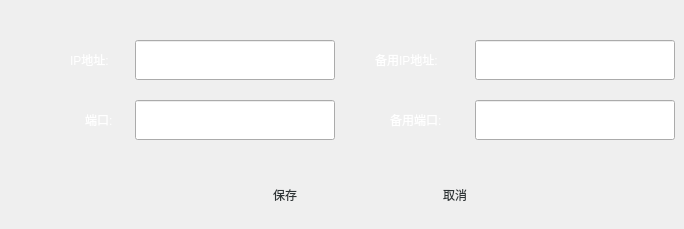
   <widget class="QWidget" name="tab_12">
    <attribute name="title">
     <string>服务器参数</string>
    </attribute>
    <widget class="QLineEdit" name="lineEdit_port">
     <property name="geometry">
      <rect>
       <x>135</x>
       <y>100</y>
       <width>200</width>
       <height>40</height>
      </rect>
     </property>
     <property name="styleSheet">
      <string notr="true">font:500 14pt &quot;Ubuntu&quot;;</string>
     </property>
    </widget>
    <widget class="QLabel" name="label_spareIp">
     <property name="geometry">
      <rect>
       <x>375</x>
       <y>50</y>
       <width>95</width>
       <height>20</height>
      </rect>
     </property>
     <property name="styleSheet">
      <string notr="true">color: rgb(255, 255, 255);
font: 500 13pt &quot;Ubuntu&quot;;</string>
     </property>
     <property name="text">
      <string>备用IP地址:</string>
     </property>
    </widget>
    <widget class="QLineEdit" name="lineEdit_sparePort">
     <property name="geometry">
      <rect>
       <x>475</x>
       <y>100</y>
       <width>200</width>
       <height>40</height>
      </rect>
     </property>
     <property name="styleSheet">
      <string notr="true">font:500 14pt &quot;Ubuntu&quot;;</string>
     </property>
    </widget>
    <widget class="QLineEdit" name="lineEdit_spareIp">
     <property name="geometry">
      <rect>
       <x>475</x>
       <y>40</y>
       <width>200</width>
       <height>40</height>
      </rect>
     </property>
     <property name="styleSheet">
      <string notr="true">font:500 14pt &quot;Ubuntu&quot;;</string>
     </property>
    </widget>
    <widget class="QLabel" name="label_sparePort">
     <property name="geometry">
      <rect>
       <x>390</x>
       <y>110</y>
       <width>81</width>
       <height>20</height>
      </rect>
     </property>
     <property name="styleSheet">
      <string notr="true">color: rgb(255, 255, 255);
font: 500 13pt &quot;Ubuntu&quot;;</string>
     </property>
     <property name="text">
      <string>备用端口:</string>
     </property>
    </widget>
    <widget class="QLabel" name="label_port">
     <property name="geometry">
      <rect>
       <x>85</x>
       <y>110</y>
       <width>50</width>
       <height>20</height>
      </rect>
     </property>
     <property name="styleSheet">
      <string notr="true">color: rgb(255, 255, 255);
font: 500 13pt &quot;Ubuntu&quot;;</string>
     </property>
     <property name="text">
      <string>端口:</string>
     </property>
    </widget>
    <widget class="QLineEdit" name="lineEdit_ip">
     <property name="geometry">
      <rect>
       <x>135</x>
       <y>40</y>
       <width>200</width>
       <height>40</height>
      </rect>
     </property>
     <property name="styleSheet">
      <string notr="true">font:500 14pt &quot;Ubuntu&quot;;</string>
     </property>
    </widget>
    <widget class="QLabel" name="label_ip">
     <property name="geometry">
      <rect>
       <x>70</x>
       <y>50</y>
       <width>61</width>
       <height>20</height>
      </rect>
     </property>
     <property name="styleSheet">
      <string notr="true">color: rgb(255, 255, 255);
font: 500 13pt &quot;Ubuntu&quot;;</string>
     </property>
     <property name="text">
      <string>IP地址:</string>
     </property>
    </widget>
    <widget class="QPushButton" name="pushButton_submit4">
     <property name="geometry">
      <rect>
       <x>210</x>
       <y>170</y>
       <width>150</width>
       <height>50</height>
      </rect>
     </property>
     <property name="focusPolicy">
      <enum>Qt::NoFocus</enum>
     </property>
     <property name="styleSheet">
      <string notr="true">QPushButton{border:none;background-image: url(:/images/btnBg.gif);font: 400 14pt &quot;Ubuntu&quot;;color: rgb(46, 52, 54);} 
QPushButton:pressed{border:none;background-image: url(:/images/btnBg_down.gif);} </string>
     </property>
     <property name="text">
      <string>保存</string>
     </property>
    </widget>
    <widget class="QPushButton" name="pushButton_cancel4">
     <property name="geometry">
      <rect>
       <x>380</x>
       <y>170</y>
       <width>150</width>
       <height>50</height>
      </rect>
     </property>
     <property name="focusPolicy">
      <enum>Qt::NoFocus</enum>
     </property>
     <property name="styleSheet">
      <string notr="true">QPushButton{border:none;background-image: url(:/images/btnBg.gif);font: 400 14pt &quot;Ubuntu&quot;;color: rgb(46, 52, 54);} 
QPushButton:pressed{border:none;background-image: url(:/images/btnBg_down.gif);} </string>
     </property>
     <property name="text">
      <string>取消</string>
     </property>
    </widget>
   </widget>
